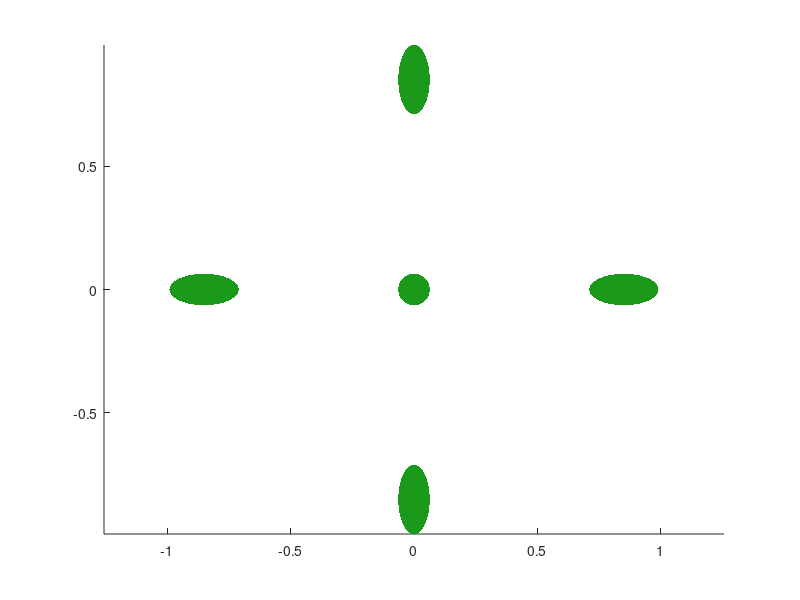

Write MATLAB code to recreate this figure.
function [] = plot_SiCBValleys_3D(eb_cut, origin, cb_shifts)
% [] = plot_SiCBValleys_3D(eb_cut, origin, cb_shifts)
%   This function plots the iso-energetic surfaces of elliptical valleys
%   for Silicon. This is 6 elliptical valleys, 85% along the Gamma-X high
%   symmetry line.
%
%   IN:
%   -  eb_cut:     	scalar of the energy above the CBM to slice for the iso-surface [eV].
%   -  origin:      1x3 row vector of the origin location of the Gama point [x,y,z].
%   -  cb_shifts: 	1x3 row vector of the relative energy shift of each valley [eb_x, eb_y, eb_z].
%
%   OUT: (None)

%% Defining the default parameters
if nargin < 1; eb_cut = 0.2; origin = [0, 0, 0]; cb_shifts = [0, 0, 0]; end
if nargin < 2; origin = [0, 0, 0]; cb_shifts = [0, 0, 0];  end
if nargin < 3; cb_shifts = [0, 0, 0]; end
if isempty(eb_cut); eb_cut = 0.2;  end
if isempty(origin); origin = [0, 0, 0];  end
if isempty(cb_shifts); cb_shifts = [0, 0, 0];  end
%% 1 - Defining the constant parameters
x_ebshift = cb_shifts(1); y_ebshift = cb_shifts(2); z_ebshift = cb_shifts(3); 
m0 = 9.11e-31;
hbar = 4.135e-15;
ml = 0.92*m0;
mt = 0.19*m0;
%% 1.1 - Defining the dispersions of the CB parabola's
k_calc =  @(eb, eff_mass, eb_shift) sqrt(((2*eff_mass)/(hbar^2)) * (eb - eb_shift));
%% 1.2 - Extracting the CB ellipsoids
k0 = 0.85;       % Defining the position of the CBM in k-space
% -- IsoE for x valleys
[pX_xx, pX_yy, pX_zz] = ellipsoid(k0+origin(1), 0+origin(2), 0+origin(3), k_calc(eb_cut,ml,x_ebshift),k_calc(eb_cut,mt,x_ebshift),k_calc(eb_cut,mt,x_ebshift), 1e3);
[mX_xx, mX_yy, mX_zz] = ellipsoid(-k0+origin(1), 0+origin(2), 0+origin(3), k_calc(eb_cut,ml,x_ebshift),k_calc(eb_cut,mt,x_ebshift),k_calc(eb_cut,mt,x_ebshift), 1e3);
% -- IsoE for y valleys
[pY_xx, pY_yy, pY_zz] = ellipsoid(0+origin(1),k0+origin(2),0+origin(3),k_calc(eb_cut,mt,y_ebshift),k_calc(eb_cut,ml,y_ebshift),k_calc(eb_cut,mt,y_ebshift), 1e3);
[mY_xx, mY_yy, mY_zz] = ellipsoid(0+origin(1),-k0+origin(2),0+origin(3),k_calc(eb_cut,mt,y_ebshift),k_calc(eb_cut,ml,y_ebshift),k_calc(eb_cut,mt,y_ebshift), 1e3);
% -- IsoE for z valleys
[pZ_xx, pZ_yy, pZ_zz] = ellipsoid(0+origin(1),0+origin(2),k0+origin(3),k_calc(eb_cut,mt,z_ebshift),k_calc(eb_cut,mt,z_ebshift),k_calc(eb_cut,ml,z_ebshift), 1e3);
[mZ_xx, mZ_yy, mZ_zz] = ellipsoid(0+origin(1),0+origin(2),-k0+origin(3),k_calc(eb_cut,mt,z_ebshift),k_calc(eb_cut,mt,z_ebshift),k_calc(eb_cut,ml,z_ebshift), 1e3);
%% - 2 - Plotting the isoe surface
hold on;
% -- Defining plot constants
if cb_shifts(1)==0 && cb_shifts(2)==0 && cb_shifts(3)==0
    xy_valley_col = [0.1,0.6,0.1];
    z_valley_col = [0.1,0.6,0.1];
else
    xy_valley_col = [0.1,0.6,0.1];
    z_valley_col = [0.6,0.1,0.6];
end
% -- Plotting X-valleys
surf(pX_xx, pX_yy, pX_zz, 'Edgecolor', 'none', 'facecolor', xy_valley_col);
surf(mX_xx, mX_yy, mX_zz, 'Edgecolor', 'none', 'facecolor', xy_valley_col);
% -- Plotting Y-valleys
surf(pY_xx, pY_yy, pY_zz, 'Edgecolor', 'none', 'facecolor', xy_valley_col);
surf(mY_xx, mY_yy, mY_zz, 'Edgecolor', 'none', 'facecolor', xy_valley_col);
% -- Plotting Z-valleys
surf(pZ_xx, pZ_yy, pZ_zz, 'Edgecolor', 'none', 'facecolor', z_valley_col);
surf(mZ_xx, mZ_yy, mZ_zz, 'Edgecolor', 'none', 'facecolor', z_valley_col);
% - 3.0 Formatting the figure
axis tight; axis equal;
end